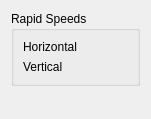
      <widget class="QWidget" name="page_2">
       <property name="geometry">
        <rect>
         <x>0</x>
         <y>0</y>
         <width>151</width>
         <height>119</height>
        </rect>
       </property>
       <attribute name="label">
        <string>Default Values</string>
       </attribute>
       <layout class="QVBoxLayout" name="verticalLayout_8">
        <item>
         <widget class="QGroupBox" name="groupBox_3">
          <property name="title">
           <string>Rapid Speeds</string>
          </property>
          <layout class="QFormLayout" name="formLayout_2">
           <property name="fieldGrowthPolicy">
            <enum>QFormLayout::AllNonFixedFieldsGrow</enum>
           </property>
           <item row="0" column="0">
            <widget class="QLabel" name="label_8">
             <property name="text">
              <string>Horizontal</string>
             </property>
            </widget>
           </item>
           <item row="0" column="1">
            <widget class="Gui::QuantitySpinBox" name="setupRapidHorizontal">
             <property name="sizePolicy">
              <sizepolicy hsizetype="MinimumExpanding" vsizetype="Fixed">
               <horstretch>0</horstretch>
               <verstretch>0</verstretch>
              </sizepolicy>
             </property>
             <property name="toolTip">
              <string>&lt;html&gt;&lt;head/&gt;&lt;body&gt;&lt;p&gt;Rapid horizontal speed assigned as HorizRapid to new ToolController.&lt;/p&gt;&lt;/body&gt;&lt;/html&gt;</string>
             </property>
            </widget>
           </item>
           <item row="1" column="0">
            <widget class="QLabel" name="label_12">
             <property name="text">
              <string>Vertical</string>
             </property>
            </widget>
           </item>
           <item row="1" column="1">
            <widget class="Gui::QuantitySpinBox" name="setupRapidVertical">
             <property name="sizePolicy">
              <sizepolicy hsizetype="MinimumExpanding" vsizetype="Fixed">
               <horstretch>0</horstretch>
               <verstretch>0</verstretch>
              </sizepolicy>
             </property>
             <property name="toolTip">
              <string>&lt;html&gt;&lt;head/&gt;&lt;body&gt;&lt;p&gt;Rapid vertical speed assigned to VertRapid of new ToolController.&lt;/p&gt;&lt;/body&gt;&lt;/html&gt;</string>
             </property>
            </widget>
           </item>
          </layout>
         </widget>
        </item>
        <item>
         <spacer name="verticalSpacer_3">
          <property name="orientation">
           <enum>Qt::Vertical</enum>
          </property>
          <property name="sizeHint" stdset="0">
           <size>
            <width>20</width>
            <height>40</height>
           </size>
          </property>
         </spacer>
        </item>
       </layout>
      </widget>
